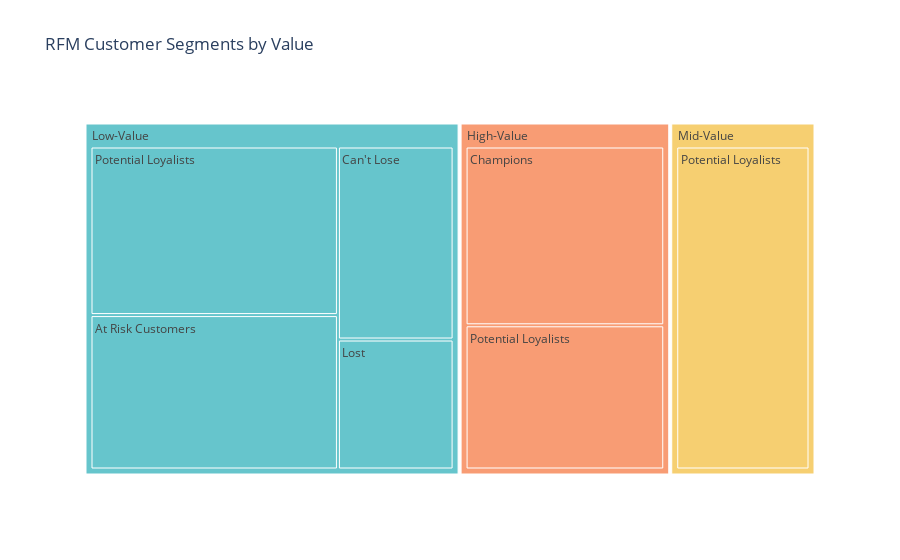

The notebook cell this image was saved under:
### Code cell
segment_product_counts = data.groupby(['Value Segment', 'RFM Customer Segments']).size().reset_index(name='Count')

segment_product_counts = segment_product_counts.sort_values('Count', ascending=False)

fig_treemap_segment_product = px.treemap(segment_product_counts, 
                                         path=['Value Segment', 'RFM Customer Segments'], 
                                         values='Count',
                                         color='Value Segment', color_discrete_sequence=px.colors.qualitative.Pastel,
                                         title='RFM Customer Segments by Value')
fig_treemap_segment_product.show()

### Figure 1 — Plotly figure (JSON) as saved in the notebook; plotly's stock layout.template omitted (floating-point values rounded to 4 significant figures)
{"data": [{"branchvalues": "total", "customdata": [["Low-Value"], ["Mid-Value"], ["Low-Value"], ["Mid-Value"], ["High-Value"], ["Mid-Value"], ["High-Value"], ["High-Value"], ["Low-Value"], ["Mid-Value"], ["Low-Value"], ["High-Value"], ["Low-Value"], ["Mid-Value"], ["High-Value"], ["Low-Value"], ["Mid-Value"], ["High-Value"]], "domain": {"x": [0, 1], "y": [0, 1]}, "hovertemplate": "labels=%{label}<br>Count=%{value}<br>parent=%{parent}<br>id=%{id}<br>Value Segment=%{customdata[0]}<extra></extra>", "ids": ["Low-Value/Can't Lose", "Mid-Value/Can't Lose", "Low-Value/Potential Loyalists", "Mid-Value/Potential Loyalists", "High-Value/Potential Loyalists", "Mid-Value/At Risk Customers", "High-Value/At Risk Customers", "High-Value/Can't Lose", "Low-Value/Champions", "Mid-Value/Champions", "Low-Value/At Risk Customers", "High-Value/Champions", "Low-Value/Lost", "Mid-Value/Lost", "High-Value/Lost", "Low-Value", "Mid-Value", "High-Value"], "labels": ["Can't Lose", "Can't Lose", "Potential Loyalists", "Potential Loyalists", "Potential Loyalists", "At Risk Customers", "At Risk Customers", "Can't Lose", "Champions", "Champions", "At Risk Customers", "Champions", "Lost", "Lost", "Lost", "Low-Value", "Mid-Value", "High-Value"], "marker": {"colors": ["rgb(102, 197, 204)", "rgb(246, 207, 113)", "rgb(102, 197, 204)", "rgb(246, 207, 113)", "rgb(248, 156, 116)", "rgb(246, 207, 113)", "rgb(248, 156, 116)", "rgb(248, 156, 116)", "rgb(102, 197, 204)", "rgb(246, 207, 113)", "rgb(102, 197, 204)", "rgb(248, 156, 116)", "rgb(102, 197, 204)", "rgb(246, 207, 113)", "rgb(248, 156, 116)", "rgb(102, 197, 204)", "rgb(246, 207, 113)", "rgb(248, 156, 116)"]}, "name": "", "parents": ["Low-Value", "Mid-Value", "Low-Value", "Mid-Value", "High-Value", "Mid-Value", "High-Value", "High-Value", "Low-Value", "Mid-Value", "Low-Value", "High-Value", "Low-Value", "Mid-Value", "High-Value", "", "", ""], "type": "treemap", "values": [4852, 0, 9065, 9871, 6391, 0, 0, 0, 0, 0, 8304, 7923, 3267, 0, 0, 25488, 9871, 14314]}], "layout": {"legend": {"tracegroupgap": 0}, "title": {"text": "RFM Customer Segments by Value"}, "treemapcolorway": ["rgb(102, 197, 204)", "rgb(246, 207, 113)", "rgb(248, 156, 116)", "rgb(220, 176, 242)", "rgb(135, 197, 95)", "rgb(158, 185, 243)", "rgb(254, 136, 177)", "rgb(201, 219, 116)", "rgb(139, 224, 164)", "rgb(180, 151, 231)", "rgb(179, 179, 179)"]}}
